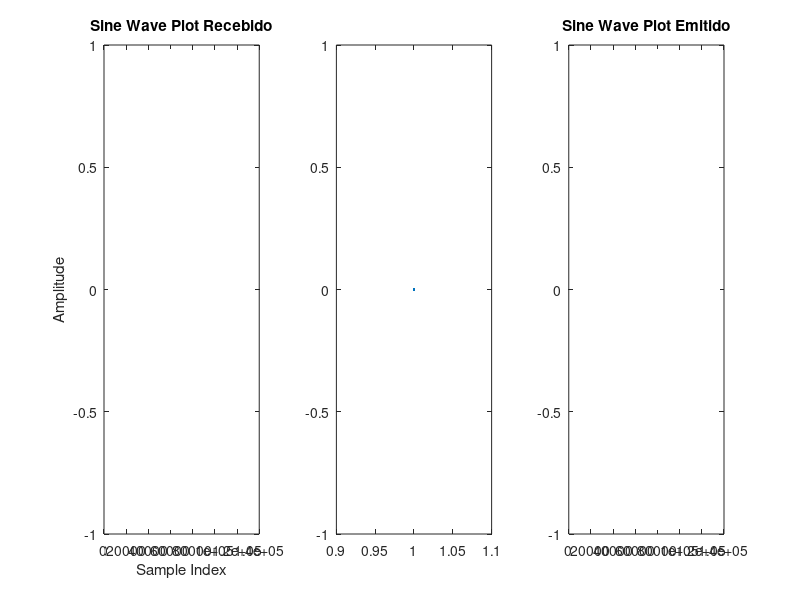

Source code (MATLAB): (Note: this script raises an error after producing the figure.)
close all;
clear;
% DECIMAÇAO DE 0.2 -> Freq de amostragem 25kHz

% Variaveis para buffer circular
chunk_size = 5000; %1024; % number of samples to read at a time
bufferSize = 125000;
data = zeros(1, bufferSize, 1) +1j*zeros(1, bufferSize, 1); % Para o chirp
data1 = zeros(1, bufferSize, 1)+1j*zeros(1, bufferSize, 1); % Para leitura dinamica 

% added for correlation
fid = fopen('ficheiros_dinamicos/chirp_data.dat','rb');
fid1 = fopen('ficheiros_dinamicos/samples_fifo', 'rb');

% Plot
% figure(1);
% subplot(1,3,1);
figure(1);
subplot(1,3,1);
hLine = plot(data1);
xlabel('Sample Index');
ylabel('Amplitude');
title('Sine Wave Plot Recebido');
subplot(1,3,3);
hLine2 = plot(data);
title('Sine Wave Plot Emitido');
drawnow;
subplot(1,3,2);
corr_sign_total = 0;
plot_corr = plot(corr_sign_total);
i = 0;
cycle = 0;
% ler de 2000 a 28500 -> sigoriginalresample
while true
    i = i+1;
    % read a chunk of data from the FIFO file
    chunk = fread(fid, chunk_size,'float');
    chunk1 = fread(fid1, chunk_size, 'float');

    if isempty(chunk)
        % exit the loop if the FIFO file is empty
        str = sprintf("No sample at %d", i);
        disp(str)
        fid = fopen('chirpV3.dat', 'rb');
        chunk = fread(fid, chunk_size ,'float');
        continue;
    end

    if isempty(chunk1)
        disp("runs out of data");
        break;
    end

    sigoriginal = chunk(1:2:end) + 1j*chunk(2:2:end);
    sigrecebido = chunk1(1:2:end) + 1j*chunk1(2:2:end);
    % disp(length(sigoriginal));
    % disp(length(sigrecebido));
    sigoriginalresample = resample(sigoriginal,1,5); 
    sigrecebidoresample = resample(sigrecebido,1,5);

    % append the chunk to the data vector
    data = circshift(data, -length(sigoriginalresample));
    data1 = circshift(data1, -length(sigrecebidoresample));

    % appending
    data(end-length(sigoriginalresample)+1:end) = sigoriginalresample;
    data1(end-length(sigrecebidoresample)+1:end) = sigrecebidoresample;
    if mod(i*(chunk_size/2),125000)==0
        [corr_sign, c] = xcorr(data(end-25000:end), data1(end-25000:end));
        cycle = cycle + 1;
        if cycle == 1
            corr_sign_total = corr_sign;
        else
            corr_sign_total = corr_sign_total + corr_sign;
            % corr_sign_total = corr_sign_total/(cycle+1);
        end
        disp("Atualizaçao");
        disp(cycle);
        disp(i);
        subplot(1,3,2);
        set(plot_corr, 'XData', c, 'YData', abs(corr_sign_total));
    end

    subplot(1,3,3);
    set(hLine2, 'YData',real(data));
    hold on;
    set(hLine2, 'YData',imag(data));

    subplot(1,3,1);
    set(hLine, 'YData', real(data1));
    hold on;
    set(hLine, 'YData', imag(data1));
    drawnow;
end

figure(2);
subplot(1,3,2);
plot(c, abs(corr_sign_total));

subplot(1,3,3);
set(hLine2, 'YData',real(data));
hold on;
set(hLine2, 'YData',imag(data));

subplot(1,3,1);
set(hLine, 'YData', real(data1));
hold on;
set(hLine, 'YData', imag(data1));
drawnow;

% [corr_sign, c] = xcorr(data, data1);
% disp(length(corr_sign));
% disp(exp(1j*12500*2*pi));
% t_corr = (0:length(corr_sign)-1)/(12.5e3); % Calculate the time axis for the correlation signal
% figure();
% subplot(1,3,1);
% plot(c, abs(corr_sign));
% title('Correlation Signal');
% xlabel('Time (s)');
% 
% % Display
% subplot(1,3,2);
% plot(real(data));
% hold on;
% plot(imag(data));
% xlabel('Sample Index');
% ylabel('Amplitude');
% title('Sine Wave Plot Original');
% 
% subplot(1,3,3);
% plot(real(data1));
% hold on;
% plot(imag(data1));
% xlabel('Sample Index');
% ylabel('Amplitude');
% title('Sine Wave Plot Recebido');
% drawnow;

fclose(fid);
